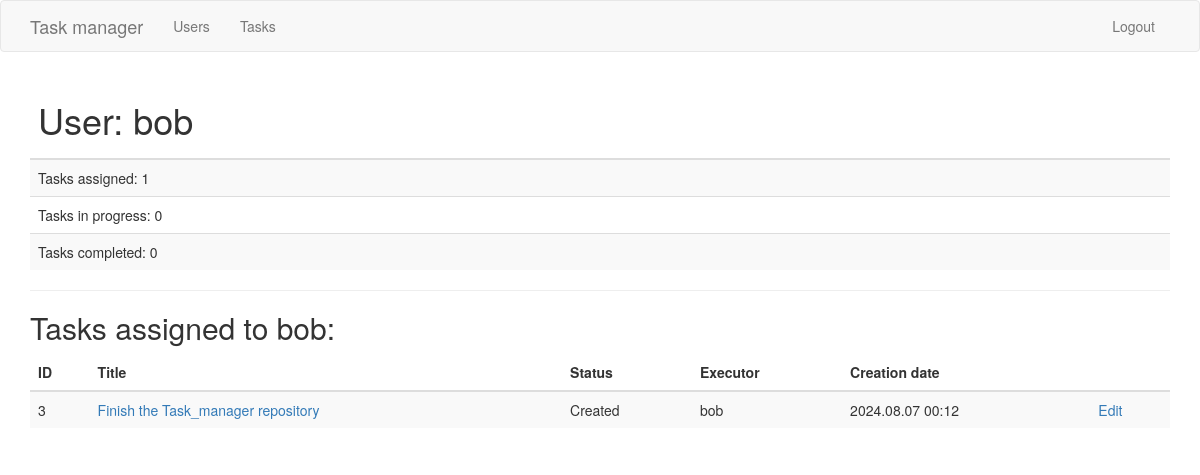
Page /user/bob (signed in) on the earlier database version.
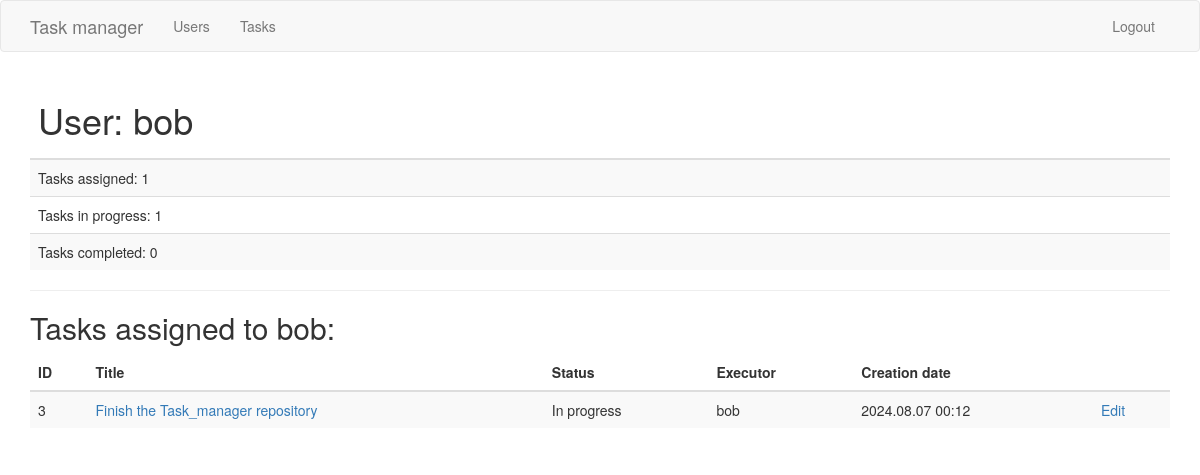
Same page on the later database version.
### app/models.py (models this page shows, shortened)
class Task(db.Model):
	id = db.Column(db.Integer, primary_key=True)
	title = db.Column(db.String(140))
	description = db.Column(db.String(2000))
	created_at = db.Column(db.DateTime, index=True, default=datetime.utcnow)
	updated_at = db.Column(db.DateTime, index=True, default=datetime.utcnow)
	status = db.Column(db.String(11), index=True, default='Created')
	executor_id = db.Column(db.Integer, db.ForeignKey('user.id'))

class User(UserMixin, db.Model):
	id = db.Column(db.Integer, primary_key=True)
	username = db.Column(db.String(64), index=True, unique=True)
	email = db.Column(db.String(120), index=True, unique=True)
	password_hash = db.Column(db.String(128))
	tasks = db.relationship('Task', backref='executor', lazy='dynamic')
	token = db.Column(db.String(32), index=True, unique=True)
	token_expiration = db.Column(db.DateTime)

### app/routes.py (the view)
@app.route('/user/<username>')
@login_required
def user(username):
	user = User.query.filter_by(username=username).first_or_404()
	tasks = user.tasks.order_by(Task.created_at.desc()).all()
	return render_template('user.html', user=user, tasks=tasks)

### app/models.py (called while the page is built)
@login.user_loader
def load_user(id):
	return User.query.get(int(id))

### app/templates/user.html
{% extends "base.html" %}
{% block content %}
	<table class="table table-striped">
		<thead>
			<tr><th><h1>User: {{ user.username }}</h1></th></tr>
		</thead>
		<tbody>
			<tr><td>Tasks assigned: {{ user.tasks.count() }}</tr>
			<tr><td>Tasks in progress: {{ user.tasks.filter_by(status='In progress').count() }}</td></tr>
			<tr><td>Tasks completed: {{ user.tasks.filter_by(status='Completed').count() }}</td></tr>
		</tbody>
	</table>
	<hr>
	{% if tasks %}
	<h2>Tasks assigned to {{ user.username }}:</h2>
	<table class="table table-striped">
		<thead>
			<tr>
				<th scope="col">ID</th>
				<th scope="col">Title</th>
				<th scope="col">Status</th>
				<th scope="col">Executor</th>
				<th scope="col">Creation date</th>
				<th scope="col"></th>
			</tr>
		</thead>
		<tbody>
		{% for task in tasks %}
			<tr>
				<td>{{ task.id }}</td>
				<td><a href="{{ url_for('task', task_id=task.id ) }}">
						{{ task.title }}
					</a>
				</td>
				<td>{{ task.status }}</td>
				<td>{{ task.executor.username }}</td>
				<td>{{ task.created_at.strftime("%Y.%m.%d %H:%M") }}</td>
				<td><a href="{{ url_for('edit_task', task_id=task.id ) }}">
						Edit
					</a>
				</td>
			</tr>
		{% endfor %}
		</tbody>
	</table>
	{% endif %}
{% endblock %}

Differences in the rows shown:
changed Task "Finish the Task_manager repository": status "Created" → "In progress"
Other differences:
{{ user.tasks.filter_by(status='In progress').count() }}: "0" → "1"
